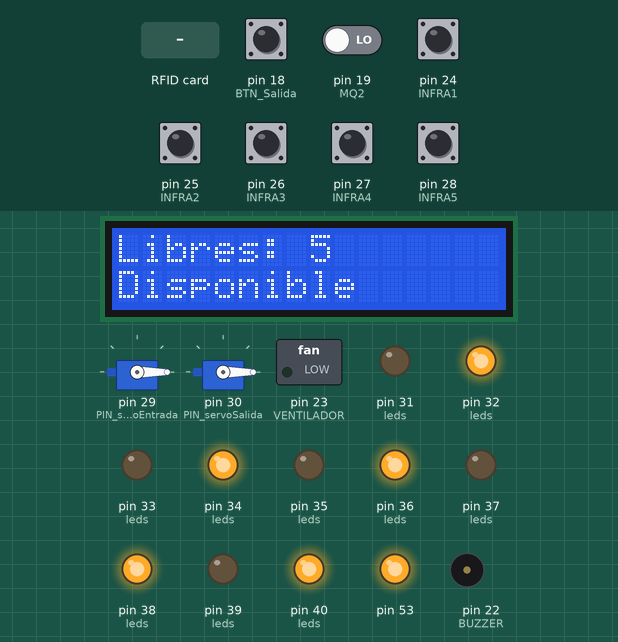
This sketch was run on a simulated Arduino Mega 2560, built with avr-gcc and run on an emulated ATmega2560. On the bench: 16×2 character LCD, 2 × servo, switched loads named in the sketch (green lamp = pin HIGH), output pins drawn as LEDs (lit = HIGH), buzzer (waves = sounding). Dashed ring = blinking. The inputs (shaded band) are chosen by the test bench; at power-on: pin 18 (BTN_Salida), pin 24 (INFRA1), pin 25 (INFRA2), pin 26 (INFRA3), pin 27 (INFRA4), pin 28 (INFRA5) HIGH, pin 19 (MQ2) LOW. What the sketch prints to the serial monitor is not drawn.

Above: at 1.3 s.
1.4 s: RFID card B9 1E 19 B4 held to the reader
At 1.8 s:
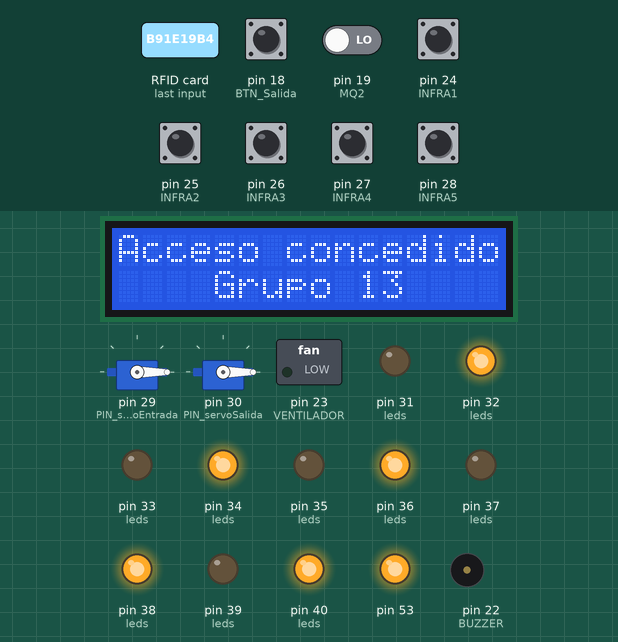
4.4 s: pin 18 (BTN_Salida) pulled LOW for 0.15 s
At 4.83 s:
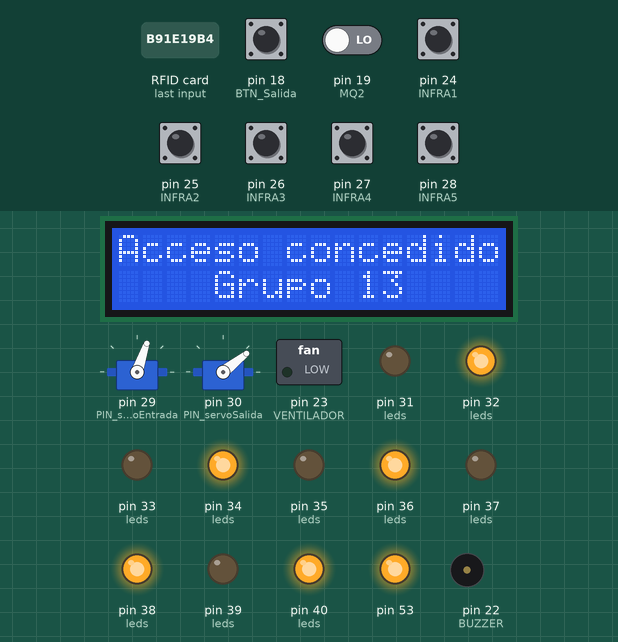
5.1 s: pin 19 (MQ2) driven HIGH
6.9 s: pin 19 (MQ2) driven LOW
At 8.08 s:
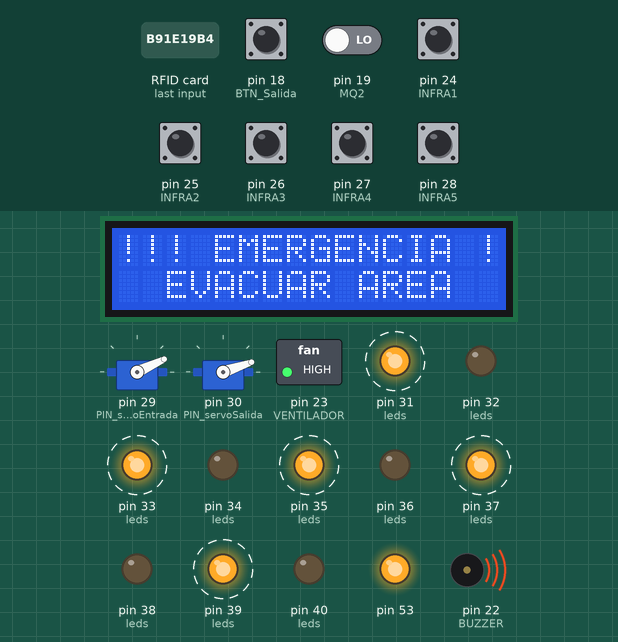
8.6 s: pin 19 (MQ2) driven HIGH
At 10.08 s:
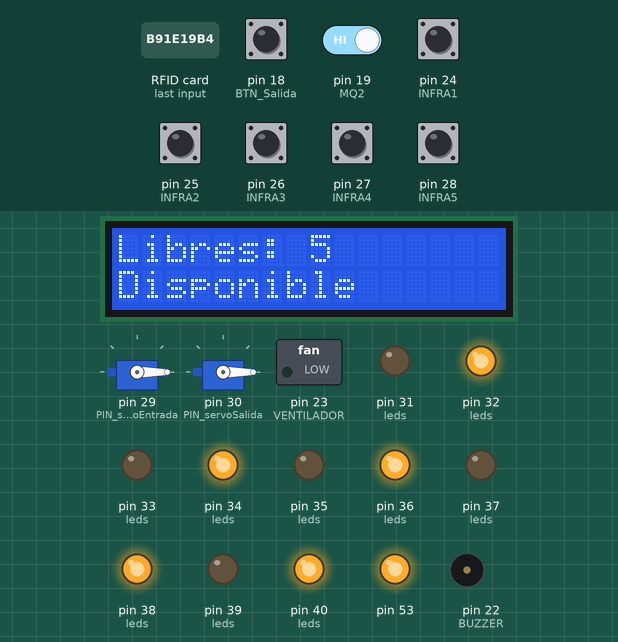
10.3 s: RFID card 5E 7A 19 C4 held to the reader
At 10.7 s:
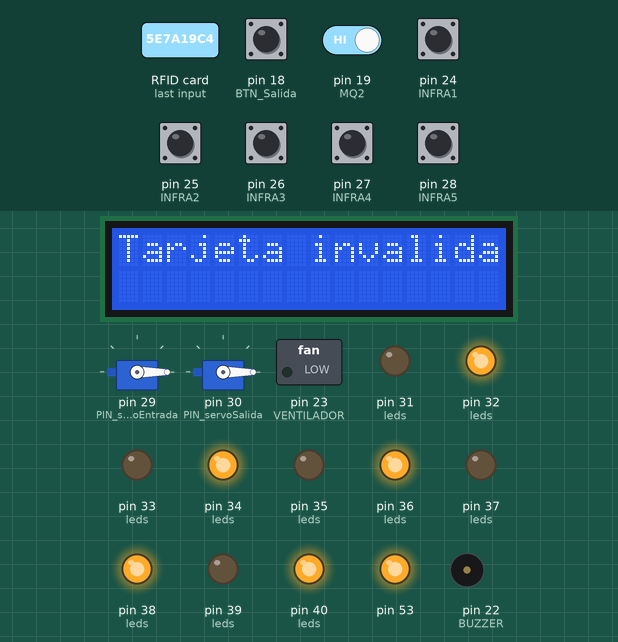
Timing chart, 0 to 13.3 s (numbered marks = the images above; inputs shaded):
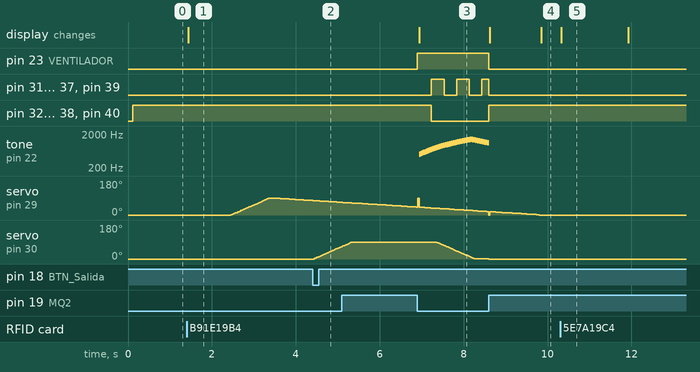

Measured:
- after the input at 1.4 s, servo on pin 29 (PIN_servoEntrada): rises from 0° to 90° in 0.97 s, then falls to 77° in 0.91 s; the display: changes at once (image 1)
- after the input at 4.4 s, servo on pin 30 (PIN_servoSalida): moves from 0° to 65° over 0.64 s, starting at once
- after the input at 6.9 s, pin 23 (VENTILADOR): LOW → HIGH at once; pin 31 (leds): alternates HIGH for 0.30 s and LOW for 0.30 s, starting after 0.33 s
- after the input at 8.6 s, pin 23 (VENTILADOR): HIGH → LOW at once; pin 32 (leds), pin 34 (leds), pin 36 (leds), pin 38 (leds), pin 40 (leds): LOW → HIGH at once; servo on pin 30 (PIN_servoSalida): 1° → 0° at once; the display: first changes at once (image 4 shows a later state)
- after the input at 10.3 s, the display: changes at once (image 5)
- what the display in image 5 shows lasts 1.6 s, from 10.3 s to 11.9 s

The sketch:

Codigo_Proyecto1_G13.ino
```cpp
#include <LiquidCrystal_I2C.h>
#include <Servo.h>
#include <MFRC522.h>
#include <SPI.h>

//MQ2
#define MQ2 19

//BUZZER
#define BUZZER 22

//RELÉ
#define VENTILADOR 23

//Botón de salida
#define BTN_Salida 18

int ocupados = 0;
volatile bool emergenciaActiva = false;
int ultimo = -1;

//CONTROL DE ESTADOS
enum Estado {
  NORMAL,
  MOSTRANDO_MENSAJE,
  ABRIENDO_SERVO,
  ESPERANDO_ABIERTO,
  CERRANDO_SERVO
};

Estado estadoActual = NORMAL;

enum EstadoSalida {
  SALIDA_NORMAL,
  SALIDA_ABRIENDO,
  SALIDA_ESPERANDO,
  SALIDA_CERRANDO
};

EstadoSalida estadoSalida = SALIDA_NORMAL;
unsigned long tiempoSalida = 0;
int anguloSalida = 0;

//CONTROL TIEMPOS
unsigned long tiempoEstado = 0;
unsigned long tiempoServo = 0;

//CONTROL SERVO
int anguloServo = 0;

unsigned long lastBeep = 0;

//Infrarrojos
#define INFRA1 24
#define INFRA2 25
#define INFRA3 26
#define INFRA4 27
#define INFRA5 28

//Servomotores
#define PIN_servoEntrada 29
#define PIN_servoSalida 30

//Leds {R, G}
int leds[5][2] = {
  {31, 32},   //LED 0
  {33, 34},   //LED 1
  {35, 36},   //LED 2
  {37, 38},   //LED 3
  {39, 40}    //LED 4
};

#define RST 48
#define SS 49

Servo servoEntrada;
Servo servoSalida;

LiquidCrystal_I2C lcd(0x27,16,2);

byte lectura[4];
byte tarjeta[4] = {0xB9, 0x1E, 0x19, 0xB4};
MFRC522 Mlector(SS, RST);

void setup() {

  Serial.begin(9600);

  pinMode(53, OUTPUT);
  digitalWrite(53, HIGH);

  //LCD
  lcd.init();
  lcd.backlight();
  lcd.clear();

  //SPI + RFID
  SPI.begin();
  Mlector.PCD_Init();

  //LEDs RGB (los 5)
  for(int i = 0; i < 5; i++) {
    for(int j = 0; j < 2; j++) {
      pinMode(leds[i][j], OUTPUT);
    }
  }

  //Servos
  servoEntrada.attach(PIN_servoEntrada);
  servoSalida.attach(PIN_servoSalida);
  servoEntrada.write(0);
  servoSalida.write(0);

  //Sensores
  pinMode(MQ2, INPUT);
  attachInterrupt(digitalPinToInterrupt(MQ2), emergenciaISR, FALLING);

  //Bóton de salida (Talanquera)
  pinMode(BTN_Salida, INPUT_PULLUP);

  pinMode(INFRA1, INPUT_PULLUP);
  pinMode(INFRA2, INPUT_PULLUP);
  pinMode(INFRA3, INPUT_PULLUP);
  pinMode(INFRA4, INPUT_PULLUP);
  pinMode(INFRA5, INPUT_PULLUP);

  //Actuadores
  pinMode(BUZZER, OUTPUT);
  pinMode(VENTILADOR, OUTPUT);

  digitalWrite(BUZZER, LOW);
  digitalWrite(VENTILADOR, LOW);
}

void loop() {

  static unsigned long tiempoSerial = 0;
  if(millis() - tiempoSerial >= 500){
    tiempoSerial = millis();

    Serial.print(" | MQ2 pin19: ");
    Serial.print(digitalRead(MQ2));
    if (digitalRead(MQ2) == HIGH) {
      Serial.print(" → GAS DETECTADO (debería activar emergencia)");
    } else {
      Serial.print(" → sin gas");
    }
    Serial.print(" | EmergActiva: ");
    Serial.println(emergenciaActiva ? "ACTIVA" : "no");

    Serial.print("S1: ");
    Serial.print(digitalRead(INFRA1));
    Serial.print(" S2: ");
    Serial.print(digitalRead(INFRA2));
    Serial.print(" S3: ");
    Serial.print(digitalRead(INFRA3));
    Serial.print(" S4: ");
    Serial.print(digitalRead(INFRA4));
    Serial.print(" S5: ");
    Serial.println(digitalRead(INFRA5));
  }

  static unsigned long tiempoDebug = 0;
  if (millis() - tiempoDebug >= 1000) {  //Cada segundo
    tiempoDebug = millis();
    Serial.print("Estado actual: ");
    switch (estadoActual) {
      case NORMAL: Serial.println("NORMAL"); break;
      case MOSTRANDO_MENSAJE: Serial.println("MOSTRANDO_MENSAJE"); break;
      //Agrega los demás
    }
  }

  ocupados = 0;

ocupados = 0;

//Solo actualiza LEDs por ocupación si NO hay emergencia
if (!emergenciaActiva) {
  if (digitalRead(INFRA1) == LOW) {
    setColor(0, HIGH, LOW);
    ocupados++;
  } else setColor(0, LOW, HIGH);

  if (digitalRead(INFRA2) == LOW) {
    setColor(1, HIGH, LOW);
    ocupados++;
  } else setColor(1, LOW, HIGH);

  if (digitalRead(INFRA3) == LOW) {
    setColor(2, HIGH, LOW);
    ocupados++;
  } else setColor(2, LOW, HIGH);

  if (digitalRead(INFRA4) == LOW) {
    setColor(3, HIGH, LOW);
    ocupados++;
  } else setColor(3, LOW, HIGH);

  if (digitalRead(INFRA5) == LOW) {
    setColor(4, HIGH, LOW);
    ocupados++;
  } else setColor(4, LOW, HIGH);
}

  int libres = 5 - ocupados;

  if(estadoActual == NORMAL && libres != ultimo){

    lcd.clear();

    if(libres == 0){

      lcd.setCursor(3,0);
      lcd.print("CUPO LLENO");

      lcd.setCursor(0,1);
      lcd.print("ESPACIOS: 0   ");

    }else{

      lcd.setCursor(0,0);
      lcd.print("Libres: ");
      lcd.print(libres);
      lcd.print("   ");

      lcd.setCursor(0,1);
      lcd.print("Disponible  ");
    }

    ultimo = libres;
  }

  if(emergenciaActiva){
      activarEmergencia();
    }

  btnSalida();

  //MAQUINA DE ESTADOS
  switch(estadoActual){

    case MOSTRANDO_MENSAJE:
      if(millis() - tiempoEstado >= 1000){   //mostrar 1 segundo
          estadoActual = ABRIENDO_SERVO;
          tiempoServo = millis();
          anguloServo = 0;
      }
    break;


    case ABRIENDO_SERVO:
      if(millis() - tiempoServo >= 10){
          tiempoServo = millis();
          servoEntrada.write(anguloServo);
          anguloServo++;

          if(anguloServo >= 90){
              estadoActual = ESPERANDO_ABIERTO;
              tiempoEstado = millis();
          }
      }
    break;


    case ESPERANDO_ABIERTO:
      if(millis() - tiempoServo >= 70){
          tiempoServo = millis();
          servoEntrada.write(anguloServo);
          anguloServo--;

          if(anguloServo <= 0){
              estadoActual = NORMAL;
              ultimo = -1;
              servoEntrada.write(0);  //asegura posición final
          }
      }
    break;


    case CERRANDO_SERVO:
      if(millis() - tiempoServo >= 5){
          tiempoServo = millis();
          servoEntrada.write(anguloServo);
          anguloServo--;

          if(anguloServo <= 0){
              estadoActual = NORMAL;
              ultimo = -1;  //forzar actualización LCD
          }
      }
    break;


    case NORMAL:
    break;
  }

  if(estadoActual != NORMAL){
      return;
  }

  if (!emergenciaActiva) {
    if(Mlector.PICC_IsNewCardPresent() && Mlector.PICC_ReadCardSerial()){
      for(byte i=0; i<Mlector.uid.size; i++){
        lectura[i] = Mlector.uid.uidByte[i];
      }

      if(comprobacion(lectura, tarjeta)){
        if(libres > 0){

          lcd.clear();
          lcd.setCursor(0, 0);
          lcd.print("Acceso concedido");
          lcd.setCursor(4, 1);
          lcd.print("Grupo 13");

          estadoActual = MOSTRANDO_MENSAJE;
          tiempoEstado = millis();

        } else{
            lcd.clear();
            lcd.setCursor(0,0);
            lcd.print("Parqueo lleno");
            delay(1500);
            lcd.clear();
            ultimo = -1;
        }

      } else{
          lcd.clear();
          lcd.setCursor(0, 0);
          lcd.print("Tarjeta invalida");
          delay(1500);

          ultimo = -1;
      }

      Mlector.PICC_HaltA();  //usamos esta función para finalizar la lectura del RFID
      Mlector.PCD_StopCrypto1();
    }
  }
}


void setColor(int ledNumero, bool rojo, bool verde){
    digitalWrite(leds[ledNumero][0], rojo);
    digitalWrite(leds[ledNumero][1], verde);
}


boolean comprobacion(byte lectura[], byte tarjeta[]){
  for(byte x=0; x<Mlector.uid.size; x++){
    if(lectura[x] != tarjeta[x]){
      return false;
    }
  }
  return true;
}

void activarEmergencia() {

  //Variables estáticas para recordar estado
  static bool emergenciaEnCurso = false;
  static unsigned long ultimoParpadeo = 0;

  //Si recién se activó la flag (primera vez)
  if (emergenciaActiva && !emergenciaEnCurso) {
    digitalWrite(VENTILADOR, HIGH);
    servoEntrada.write(90);
    servoSalida.write(90);

    lcd.clear();
    lcd.setCursor(0,0);
    lcd.print("!!! EMERGENCIA !!!");
    lcd.setCursor(2,1);
    lcd.print("EVACUAR AREA");

    emergenciaEnCurso = true;
    lastBeep = millis();  //resetear para buzzer
    ultimoParpadeo = millis();
  }

  //Si estamos en emergencia (cada loop)
  if (emergenciaActiva) {

    static int tonoActual = 500;          //Hz inicial (bajo)
    static bool subiendo = true;

    if (millis() - lastBeep >= 8) {       //cada 8 ms para que suene fluido
      lastBeep = millis();

      tone(BUZZER, tonoActual);           //genera el tono

      if (subiendo) {
        tonoActual += 6;                  //sube rápido
        if (tonoActual >= 1400) subiendo = false;
      } else {
        tonoActual -= 6;                  //baja rápido
        if (tonoActual <= 500) subiendo = true;
      }
    }


    //LEDs parpadeo (usa tu función o mueve la lógica aquí)
    if (millis() - ultimoParpadeo > 300) {
      static bool estadoLED = false;
      estadoLED = !estadoLED;
      for(int i = 0; i < 5; i++) {
        if (estadoLED) {
          setColor(i, HIGH, LOW);   //Rojo
        } else {
          setColor(i, LOW, LOW);    //Apagado
        }
      }
      ultimoParpadeo = millis();
    }
  }

  //Condición de salida: cuando ya no hay humo
  if (emergenciaActiva && digitalRead(MQ2) == HIGH) {
    emergenciaActiva = false;
    emergenciaEnCurso = false;

    noTone(BUZZER);
    digitalWrite(VENTILADOR, LOW);
    servoEntrada.write(0);
    servoSalida.write(0);
    lcd.clear();
    ultimo = -1;  //refresh pantalla normal
  }
}

void emergenciaISR() {
  emergenciaActiva = true;
}

void parpadearLEDsEmergencia() {
  static unsigned long lastBlink = 0;
  static bool estadoLED = false;

  if (millis() - lastBlink > 300) {
    estadoLED = !estadoLED;

    for(int i = 0; i < 5; i++) {
      if (estadoLED) {
        setColor(i, HIGH, LOW);   //Rojo
      } else {
        setColor(i, LOW, LOW);    //Apagado
      }
    }

    lastBlink = millis();
  }
}

void btnSalida(){
  static unsigned long ultimoPresion = 0;
  static bool botonAnterior = HIGH;  //Estado anterior del botón

  bool botonActual = digitalRead(BTN_Salida);

  //Solo detecta flanco descendente (HIGH -> LOW) + debounce
  if (botonActual == LOW && botonAnterior == HIGH && millis() - ultimoPresion > 400) {
    ultimoPresion = millis();

    if (estadoSalida == SALIDA_NORMAL && !emergenciaActiva) {
      estadoSalida = SALIDA_ABRIENDO;
      tiempoSalida = millis();
      anguloSalida = 0;
      Serial.println("BOTON PRESIONADO - Iniciando apertura salida");
    }
  }

  botonAnterior = botonActual;  //Actualiza estado anterior

  //Resto de la máquina de estados
  switch (estadoSalida) {
    case SALIDA_ABRIENDO:
      if (millis() - tiempoSalida >= 10) {  // 10 ms por grado para más suave
        tiempoSalida = millis();
        servoSalida.write(anguloSalida);
        anguloSalida++;

        if (anguloSalida >= 90) {
          estadoSalida = SALIDA_ESPERANDO;
          tiempoSalida = millis();
        }
      }
      break;

    case SALIDA_ESPERANDO:
      if (millis() - tiempoSalida >= 2000) {
        estadoSalida = SALIDA_CERRANDO;
        tiempoSalida = millis();
        anguloSalida = 90;
      }
      break;

    case SALIDA_CERRANDO:
      if (millis() - tiempoSalida >= 10) {
        tiempoSalida = millis();
        servoSalida.write(anguloSalida);
        anguloSalida--;

        if (anguloSalida <= 0) {
          estadoSalida = SALIDA_NORMAL;
          Serial.println("Salida cerrada - listo para nuevo uso");
        }
      }
      break;

    case SALIDA_NORMAL:
      break;
  }
}
```
